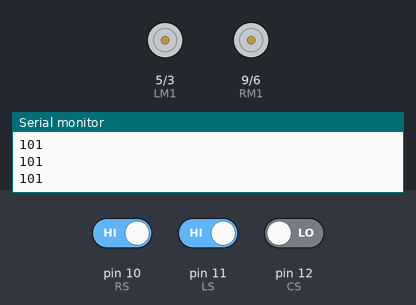
A sketch run on a simulated Arduino Uno, built with avr-gcc and run on an emulated ATmega328P. Shown: motor-driver pin pairs drawn as motors (green arrow = first pin HIGH = forward, orange = second pin HIGH = backward, longer = more drive), the last lines printed to the serial monitor. Inputs (shaded band) come from the test bench; at power-on: pin 10 (RS) HIGH, pin 11 (LS) HIGH, pin 12 (CS) LOW.

Above: at 1.2 s.
1.3 s: pin 10 (RS) driven LOW
At 1.8 s:
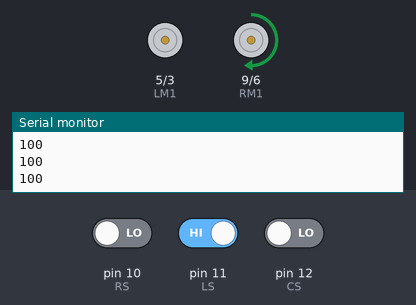
2.8 s: pin 11 (LS) driven LOW
At 4.0 s:
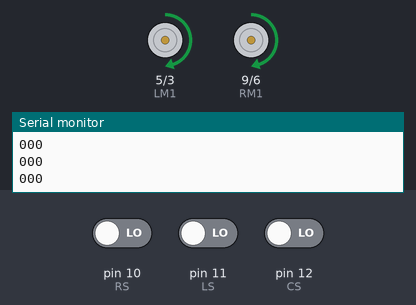
4.3 s: pin 12 (CS) driven HIGH
5.8 s: pin 10 (RS) driven HIGH
At 7.3 s:
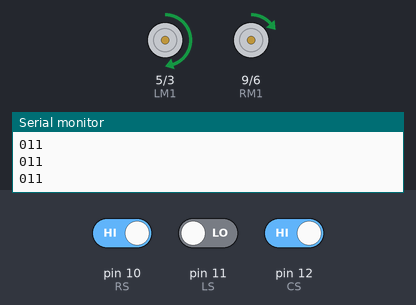
7.6 s: pin 11 (LS) driven HIGH
At 8.5 s:
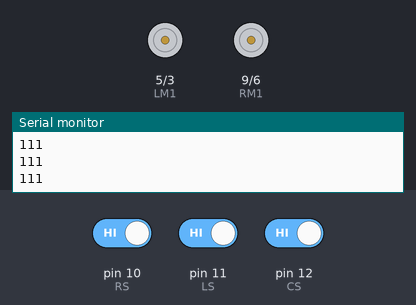
Timing chart, 0 to 10.1 s (numbered marks = the images above; inputs shaded):
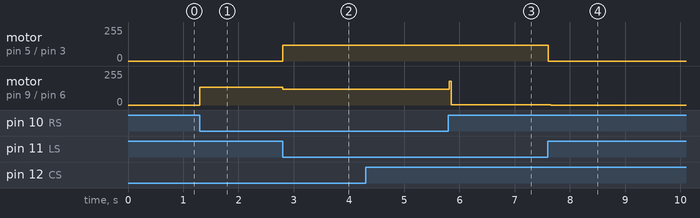

Measured:
- after the input at 1.3 s, motor on pin 9 (RM1) / pin 6 (RM2): stopped → forward 135/255 at once
- after the input at 2.8 s, motor on pin 5 (LM1) / pin 3 (LM2): stopped → forward 120/255 at once; motor on pin 9 (RM1) / pin 6 (RM2): forward 135/255 → forward 120/255 at once
- after the input at 5.8 s, motor on pin 5 (LM1) / pin 3 (LM2): stays forward 120/255 (without the input it goes to forward 180/255 after 1.6 s); motor on pin 9 (RM1) / pin 6 (RM2): forward 120/255 → forward 180/255 after 0.01 s instead of 1.6 s
- after the input at 7.6 s, motor on pin 5 (LM1) / pin 3 (LM2): forward 120/255 → stopped at once; motor on pin 9 (RM1) / pin 6 (RM2): forward 1/255 → stopped after 0.05 s

The sketch:

arduinolinefollower.ino
```cpp
/*------ Arduino Line Follower Code
         Based on some example found on the vast archives of the Internet----- */
/*-------defining Inputs------*/
#define LS 11      // left sensor
#define RS 10      // right sensor
#define CS 12      // center sensor

/*-------definning Outputs------*/
#define LM1 5       // left motor
#define LM2 3       // left motor
#define RM1 9       // right motor
#define RM2 6       // right motor
#define MOTOR_SPEED 128
int motorSpeed = 180; // speed at 50% so that we have time to turn
void setup()
{
  pinMode(LS, INPUT);
  pinMode(RS, INPUT);
  pinMode(LM1, OUTPUT);
  pinMode(LM2, OUTPUT);
  pinMode(RM1, OUTPUT);
  pinMode(RM2, OUTPUT);
  Serial.begin(9600);

}

void loop()
{
  Serial.print(digitalRead(LS)); //log sensor read values for debugging
  Serial.print(digitalRead(CS));
  Serial.print(digitalRead(RS));
  Serial.println();
  if(digitalRead(LS)==0 && digitalRead(RS)==0)     // the edge sensors are white so move on
  {
    analogWrite(LM1,(motorSpeed*2)/3); //both motors on
    analogWrite(LM2, 0);
    analogWrite(RM1, (motorSpeed*2)/3);
    analogWrite(RM2, 0);
  }
  if(digitalRead(CS)==1) // the center sensor tracks black
  {
    analogWrite(LM1,motorSpeed); //both motors on
    analogWrite(LM2, 0);
    analogWrite(RM1, motorSpeed);
    analogWrite(RM2, 0);
  }

  if((!digitalRead(LS)) && digitalRead(RS))   // the left sensor tracks black so turn right
  {
    analogWrite(LM1,(motorSpeed*3)/4);
    analogWrite(LM2,0);
    analogWrite(RM1,0);
    analogWrite(RM2,0);
  }

  if((digitalRead(LS)) && (!digitalRead(RS)))  // the right sensor tracks black so turn left
  {
    analogWrite(LM1, 0);
    analogWrite(LM2,0);
    analogWrite(RM1,(motorSpeed*3)/4);
    analogWrite(RM2,0);
  }

  if((digitalRead(LS)==1) && (digitalRead(RS)==1) && digitalRead(CS)==1)     // all three sensors track black so stop
  {
    motorSpeed = 0; //setting speed to zero in order to stop
    analogWrite(LM1, 0);
    analogWrite(LM2, 0);
    analogWrite(RM1, 0);
    analogWrite(RM2, 0);
  }
}
```
